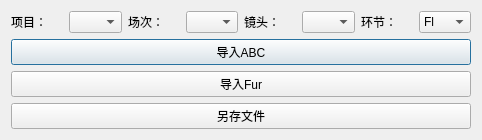
<?xml version="1.0" encoding="UTF-8"?>
<ui version="4.0">
 <class>Dialog</class>
 <widget class="QDialog" name="Dialog">
  <property name="geometry">
   <rect>
    <x>0</x>
    <y>0</y>
    <width>482</width>
    <height>138</height>
   </rect>
  </property>
  <property name="windowTitle">
   <string>Fl文件整合</string>
  </property>
  <layout class="QVBoxLayout" name="verticalLayout_2">
   <item>
    <layout class="QHBoxLayout" name="horizontalLayout">
     <item>
      <widget class="QLabel" name="label">
       <property name="text">
        <string>项目：</string>
       </property>
      </widget>
     </item>
     <item>
      <widget class="QComboBox" name="project_cb">
       <item>
        <property name="text">
         <string/>
        </property>
       </item>
      </widget>
     </item>
     <item>
      <widget class="QLabel" name="label_2">
       <property name="text">
        <string>场次：</string>
       </property>
      </widget>
     </item>
     <item>
      <widget class="QComboBox" name="scene_cb">
       <item>
        <property name="text">
         <string/>
        </property>
       </item>
      </widget>
     </item>
     <item>
      <widget class="QLabel" name="label_3">
       <property name="text">
        <string>镜头：</string>
       </property>
      </widget>
     </item>
     <item>
      <widget class="QComboBox" name="shot_cb">
       <item>
        <property name="text">
         <string/>
        </property>
       </item>
      </widget>
     </item>
     <item>
      <widget class="QLabel" name="label_4">
       <property name="text">
        <string>环节：</string>
       </property>
      </widget>
     </item>
     <item>
      <widget class="QComboBox" name="target_cb">
       <item>
        <property name="text">
         <string>Fl</string>
        </property>
       </item>
      </widget>
     </item>
    </layout>
   </item>
   <item>
    <layout class="QVBoxLayout" name="verticalLayout">
     <item>
      <widget class="QPushButton" name="import_abc_pb">
       <property name="text">
        <string>导入ABC</string>
       </property>
      </widget>
     </item>
     <item>
      <widget class="QPushButton" name="import_fur_pb">
       <property name="text">
        <string>导入Fur</string>
       </property>
      </widget>
     </item>
     <item>
      <widget class="QPushButton" name="save_as_pb">
       <property name="text">
        <string>另存文件</string>
       </property>
      </widget>
     </item>
    </layout>
   </item>
  </layout>
 </widget>
 <resources/>
 <connections/>
</ui>
